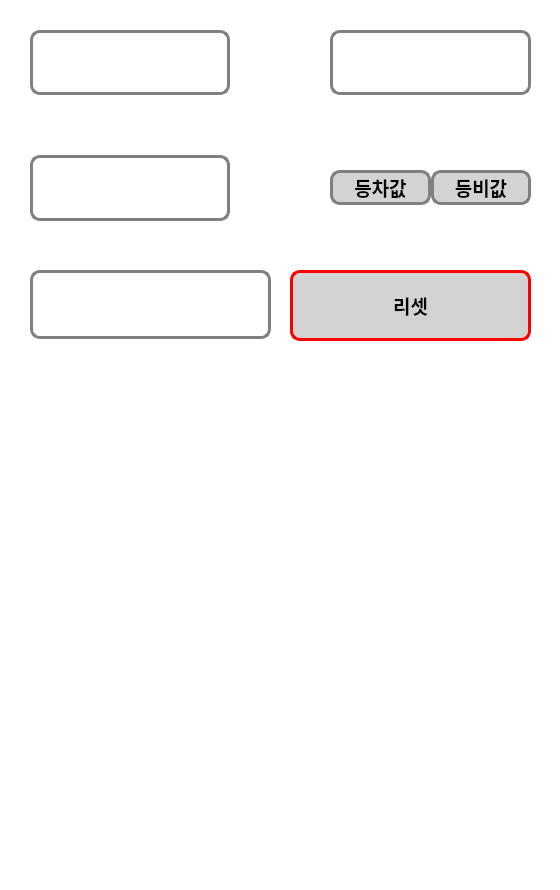
<?xml version="1.0" encoding="UTF-8"?>
<ui version="4.0">
 <class>MainWindow</class>
 <widget class="QMainWindow" name="MainWindow">
  <property name="geometry">
   <rect>
    <x>0</x>
    <y>0</y>
    <width>560</width>
    <height>890</height>
   </rect>
  </property>
  <property name="minimumSize">
   <size>
    <width>560</width>
    <height>890</height>
   </size>
  </property>
  <property name="maximumSize">
   <size>
    <width>560</width>
    <height>890</height>
   </size>
  </property>
  <property name="font">
   <font>
    <family>NanumGothic</family>
    <pointsize>14</pointsize>
   </font>
  </property>
  <property name="windowTitle">
   <string>MainWindow</string>
  </property>
  <property name="autoFillBackground">
   <bool>false</bool>
  </property>
  <property name="styleSheet">
   <string notr="true">background-color: white;</string>
  </property>
  <widget class="QWidget" name="centralwidget">
   <widget class="QWidget" name="gridLayoutWidget">
    <property name="geometry">
     <rect>
      <x>30</x>
      <y>30</y>
      <width>501</width>
      <height>191</height>
     </rect>
    </property>
    <layout class="QGridLayout" name="gridLayout">
     <property name="horizontalSpacing">
      <number>100</number>
     </property>
     <property name="verticalSpacing">
      <number>60</number>
     </property>
     <item row="2" column="1">
      <layout class="QHBoxLayout" name="horizontalLayout">
       <item>
        <widget class="QPushButton" name="pushButton">
         <property name="font">
          <font>
           <family>NanumGothic</family>
           <pointsize>14</pointsize>
           <weight>75</weight>
           <bold>true</bold>
          </font>
         </property>
         <property name="styleSheet">
          <string notr="true">border-top-left-radius :10px;
border-top-right-radius : 10px;
border-bottom-left-radius : 10px; 
border-bottom-right-radius : 10px;
border :3px solid gray;
background: #D3D3D3;
</string>
         </property>
         <property name="text">
          <string>등차값</string>
         </property>
        </widget>
       </item>
       <item>
        <widget class="QPushButton" name="pushButton_2">
         <property name="font">
          <font>
           <family>NanumGothic</family>
           <pointsize>14</pointsize>
           <weight>75</weight>
           <bold>true</bold>
          </font>
         </property>
         <property name="styleSheet">
          <string notr="true">border-top-left-radius :10px;
border-top-right-radius : 10px;
border-bottom-left-radius : 10px; 
border-bottom-right-radius : 10px;
border :3px solid gray;
background: #D3D3D3;
</string>
         </property>
         <property name="text">
          <string>등비값</string>
         </property>
        </widget>
       </item>
      </layout>
     </item>
     <item row="2" column="0">
      <widget class="QTextEdit" name="textEdit">
       <property name="font">
        <font>
         <family>NanumGothic</family>
         <pointsize>14</pointsize>
        </font>
       </property>
       <property name="styleSheet">
        <string notr="true">border-top-left-radius :10px;
border-top-right-radius : 10px;
border-bottom-left-radius : 10px; 
border-bottom-right-radius : 10px;
border :3px solid gray;</string>
       </property>
       <property name="frameShape">
        <enum>QFrame::NoFrame</enum>
       </property>
       <property name="frameShadow">
        <enum>QFrame::Plain</enum>
       </property>
      </widget>
     </item>
     <item row="1" column="1">
      <widget class="QTextEdit" name="textEdit_2">
       <property name="font">
        <font>
         <family>NanumGothic</family>
         <pointsize>14</pointsize>
        </font>
       </property>
       <property name="styleSheet">
        <string notr="true">border-top-left-radius :10px;
border-top-right-radius : 10px;
border-bottom-left-radius : 10px; 
border-bottom-right-radius : 10px;
border :3px solid gray;</string>
       </property>
       <property name="frameShape">
        <enum>QFrame::NoFrame</enum>
       </property>
       <property name="frameShadow">
        <enum>QFrame::Plain</enum>
       </property>
      </widget>
     </item>
     <item row="1" column="0">
      <widget class="QTextEdit" name="textEdit_3">
       <property name="font">
        <font>
         <family>NanumGothic</family>
         <pointsize>14</pointsize>
        </font>
       </property>
       <property name="styleSheet">
        <string notr="true">border-top-left-radius :10px;
border-top-right-radius : 10px;
border-bottom-left-radius : 10px; 
border-bottom-right-radius : 10px;
border :3px solid gray;</string>
       </property>
       <property name="frameShape">
        <enum>QFrame::NoFrame</enum>
       </property>
       <property name="frameShadow">
        <enum>QFrame::Plain</enum>
       </property>
      </widget>
     </item>
    </layout>
   </widget>
   <widget class="QPushButton" name="pushButton_3">
    <property name="geometry">
     <rect>
      <x>290</x>
      <y>270</y>
      <width>241</width>
      <height>71</height>
     </rect>
    </property>
    <property name="font">
     <font>
      <family>NanumGothic</family>
      <pointsize>14</pointsize>
      <weight>75</weight>
      <bold>true</bold>
     </font>
    </property>
    <property name="styleSheet">
     <string notr="true">border-top-left-radius :10px;
border-top-right-radius : 10px;
border-bottom-left-radius : 10px; 
border-bottom-right-radius : 10px;
border :3px solid red;
background: #D3D3D3;
</string>
    </property>
    <property name="text">
     <string>리셋</string>
    </property>
   </widget>
   <widget class="QLabel" name="label">
    <property name="geometry">
     <rect>
      <x>30</x>
      <y>270</y>
      <width>241</width>
      <height>69</height>
     </rect>
    </property>
    <property name="styleSheet">
     <string notr="true">border-top-left-radius :10px;
border-top-right-radius : 10px;
border-bottom-left-radius : 10px; 
border-bottom-right-radius : 10px;
border :3px solid gray;

</string>
    </property>
    <property name="text">
     <string/>
    </property>
   </widget>
  </widget>
  <widget class="QStatusBar" name="statusbar"/>
 </widget>
 <resources/>
 <connections/>
</ui>
